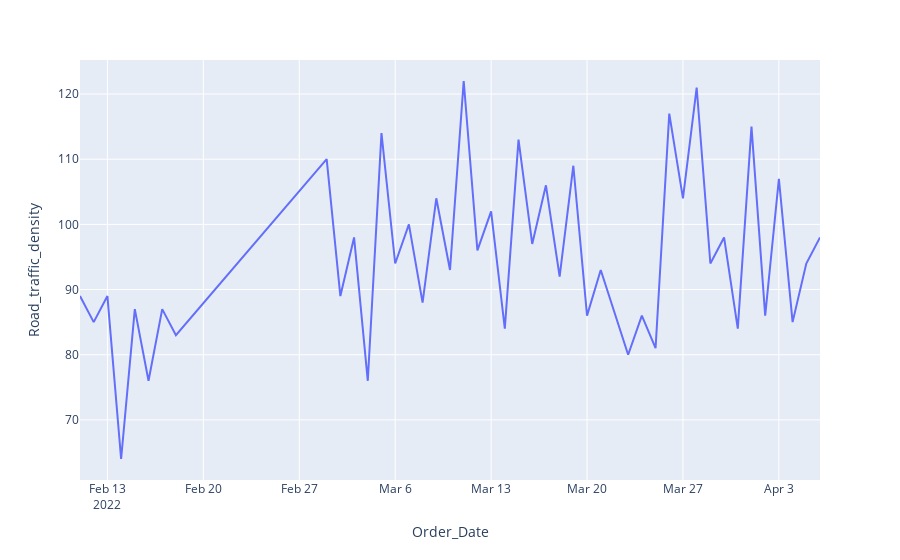

Notebook code cell kept with this figure:
### Markdown cell above
## 2. Desenhe um gráfico de linha, mostrando o número total de entregas diárias feitas por densidade de tráfego igual a “Low” e “Jam”

### Code cell
# Preparar Dataframe apenas com total de entregas Low e Jam
colunas = ['Order_Date', 'Road_traffic_density']
df_aux = df.loc[:, colunas].groupby( ['Order_Date'] ).count().reset_index()
df_aux = df_aux.loc[df_aux['Road_traffic_density'] != 'NaN', :]
df_aux = df_aux.loc[df_aux['Road_traffic_density'] != 'High', :]
df_aux = df_aux.loc[df_aux['Road_traffic_density'] != 'Medium', :]
df_aux

# Grafico
px.line( df_aux, x='Order_Date', y='Road_traffic_density' )

### Figure 1 — Plotly figure (JSON) as saved in the notebook; plotly's stock layout.template omitted (floating-point values rounded to 4 significant figures)
{"data": [{"hovertemplate": "Order_Date=%{x}<br>Road_traffic_density=%{y}<extra></extra>", "legendgroup": "", "line": {"color": "#636efa", "dash": "solid"}, "marker": {"symbol": "circle"}, "mode": "lines", "name": "", "orientation": "v", "showlegend": false, "type": "scatter", "x": ["2022-02-11T00:00:00", "2022-02-12T00:00:00", "2022-02-13T00:00:00", "2022-02-14T00:00:00", "2022-02-15T00:00:00", "2022-02-16T00:00:00", "2022-02-17T00:00:00", "2022-02-18T00:00:00", "2022-03-01T00:00:00", "2022-03-02T00:00:00", "2022-03-03T00:00:00", "2022-03-04T00:00:00", "2022-03-05T00:00:00", "2022-03-06T00:00:00", "2022-03-07T00:00:00", "2022-03-08T00:00:00", "2022-03-09T00:00:00", "2022-03-10T00:00:00", "2022-03-11T00:00:00", "2022-03-12T00:00:00", "2022-03-13T00:00:00", "2022-03-14T00:00:00", "2022-03-15T00:00:00", "2022-03-16T00:00:00", "2022-03-17T00:00:00", "2022-03-18T00:00:00", "2022-03-19T00:00:00", "2022-03-20T00:00:00", "2022-03-21T00:00:00", "2022-03-23T00:00:00", "2022-03-24T00:00:00", "2022-03-25T00:00:00", "2022-03-26T00:00:00", "2022-03-27T00:00:00", "2022-03-28T00:00:00", "2022-03-29T00:00:00", "2022-03-30T00:00:00", "2022-03-31T00:00:00", "2022-04-01T00:00:00", "2022-04-02T00:00:00", "2022-04-03T00:00:00", "2022-04-04T00:00:00", "2022-04-05T00:00:00", "2022-04-06T00:00:00"], "xaxis": "x", "y": [89, 85, 89, 64, 87, 76, 87, 83, 110, 89, 98, 76, 114, 94, 100, 88, 104, 93, 122, 96, 102, 84, 113, 97, 106, 92, 109, 86, 93, 80, 86, 81, 117, 104, 121, 94, 98, 84, 115, 86, 107, 85, 94, 98], "yaxis": "y"}], "layout": {"autosize": true, "legend": {"tracegroupgap": 0}, "margin": {"t": 60}, "xaxis": {"anchor": "y", "autorange": true, "domain": [0, 1], "range": ["2022-02-11", "2022-04-06"], "title": {"text": "Order_Date"}, "type": "date"}, "yaxis": {"anchor": "x", "autorange": true, "domain": [0, 1], "range": [60.78, 125.2], "title": {"text": "Road_traffic_density"}, "type": "linear"}}}
